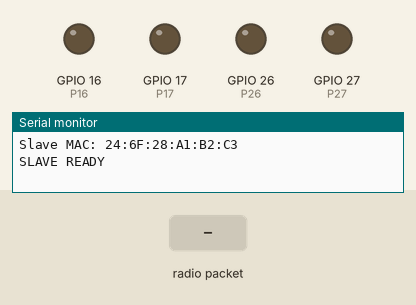
Simulated run of this sketch. Board: ESP32. Shown: output pins drawn as LEDs (lit = HIGH), the last lines printed to the serial monitor. The test bench sets the inputs (shaded band).

Above: at 2.2 s.
2.3 s: radio packet "a" arrives
At 3.3 s:
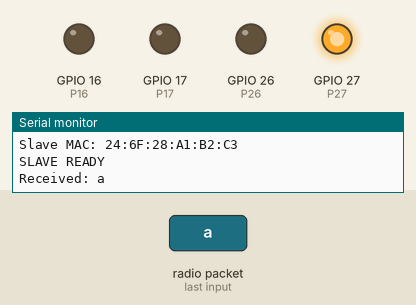
3.8 s: radio packet "z" arrives
At 4.4 s:
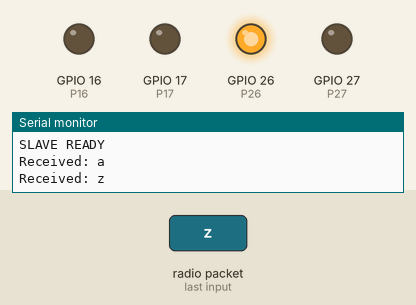
5.3 s: radio packet "s" arrives
At 5.6 s:
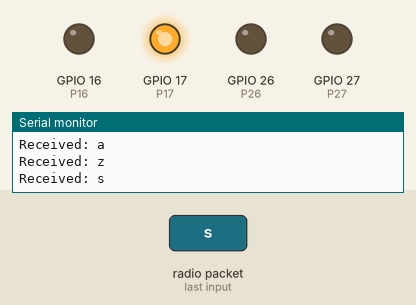
6.8 s: radio packet "x" arrives
At 7.9 s:
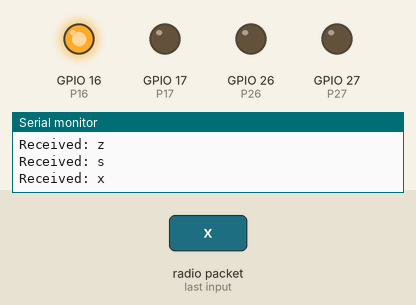
Timing chart, 0 to 9.3 s (numbered marks = the images above; inputs shaded):
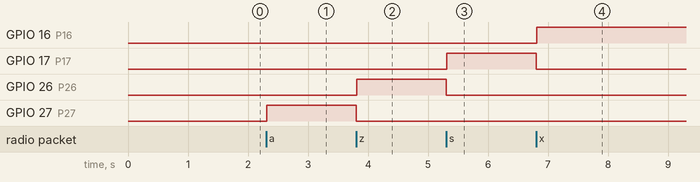

The sketch:

Slave_Test_Code.ino
```cpp
#include <WiFi.h>
#include <esp_now.h>

const int P26 = 26;   // Motor A reverse
const int P16 = 16;   // Motor B reverse
const int P27 = 27;   // Motor A forward
const int P17 = 17;   // Motor B forward

void setPins(int s26, int s16, int s27, int s17) {
  digitalWrite(P26, s26);
  digitalWrite(P16, s16);
  digitalWrite(P27, s27);
  digitalWrite(P17, s17);
}

void stopAll() {
  setPins(LOW, LOW, LOW, LOW);
}

void motorAForward() { stopAll(); delay(10); setPins(LOW, LOW, HIGH, LOW); }
void motorAReverse() { stopAll(); delay(10); setPins(HIGH, LOW, LOW, LOW); }
void motorBForward() { stopAll(); delay(10); setPins(LOW, LOW, LOW, HIGH); }
void motorBReverse() { stopAll(); delay(10); setPins(LOW, HIGH, LOW, LOW); }

void onReceive(const esp_now_recv_info *info, const uint8_t *data, int len) {
  if (len < 1) return;

  char cmd = (char)data[0];

  Serial.print("Received: ");
  Serial.println(cmd);

  switch (cmd) {
    case 'a': motorAForward(); break;
    case 'z': motorAReverse(); break;
    case 's': motorBForward(); break;
    case 'x': motorBReverse(); break;
    case 'p': stopAll(); break;
    default:  stopAll(); break;
  }
}

void setup() {
  Serial.begin(115200);
  delay(1000);

  pinMode(P26, OUTPUT);
  pinMode(P16, OUTPUT);
  pinMode(P27, OUTPUT);
  pinMode(P17, OUTPUT);
  stopAll();

  WiFi.mode(WIFI_STA);

  Serial.print("Slave MAC: ");
  Serial.println(WiFi.macAddress());

  if (esp_now_init() != ESP_OK) {
    Serial.println("ESP-NOW init failed");
    return;
  }

  esp_now_register_recv_cb(onReceive);
  Serial.println("SLAVE READY");
}

void loop() {}
```

Measured:
- after the input at 2.3 s, GPIO 27 (P27): LOW → HIGH at once
- after the input at 3.8 s, GPIO 26 (P26): LOW → HIGH at once; GPIO 27 (P27): HIGH → LOW at once
- after the input at 5.3 s, GPIO 17 (P17): LOW → HIGH at once; GPIO 26 (P26): HIGH → LOW at once
- after the input at 6.8 s, GPIO 16 (P16): LOW → HIGH at once; GPIO 17 (P17): HIGH → LOW at once
